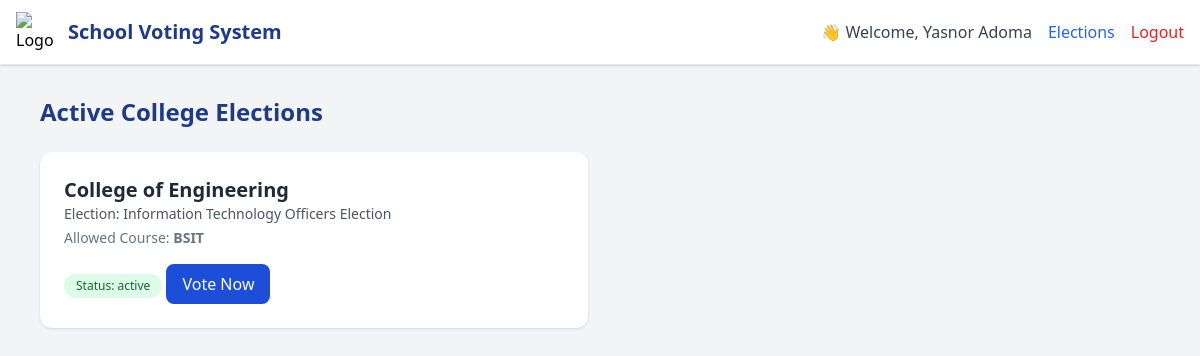
/colleges.php (signed in), run on the app's committed database.
### tables this page shows
CREATE TABLE `elections` (
  `id` int(11) NOT NULL,
  `college_id` int(11) DEFAULT NULL,
  `title` varchar(150) DEFAULT NULL,
  `status` enum('active','closed') DEFAULT 'active',
  `start_date` date DEFAULT NULL,
  `end_date` date DEFAULT NULL,
  `course` varchar(50) NOT NULL DEFAULT '',
  `created_at` datetime DEFAULT current_timestamp(),
  `description` text DEFAULT NULL
);

CREATE TABLE `colleges` (
  `id` int(11) NOT NULL,
  `name` varchar(100) NOT NULL
);

### colleges.php (the view, shortened to what this page needs)
<?php
$studentName =    $_SESSION['student_name'];
$conn = new mysqli("localhost", "root", "", "voting_system");
$sql = "SELECT elections.*, colleges.name AS college_name
        FROM elections
        JOIN colleges ON elections.college_id = colleges.id
        WHERE elections.status = 'active'";
$result = $conn->query($sql);
?>
<!DOCTYPE html>
<html lang="en">
<head>
  <script src="https://cdn.tailwindcss.com"></script>
</head>
<body class="bg-gray-100 font-sans">
<header class="bg-white border-b shadow fixed top-0 left-0 w-full z-50">
  <div class="max-w-7xl mx-auto px-4 h-16 flex justify-between items-center">
    <div class="flex items-center space-x-3">
      <img src="https://cdn-icons-png.flaticon.com/512/201/201818.png" class="w-10 h-10" alt="Logo">
      <h1 class="text-xl font-bold text-blue-900">School Voting System</h1>
    </div>
    <div class="flex items-center space-x-4">
      <span class="text-gray-700 font-medium">👋 Welcome, <?= htmlspecialchars($studentName) ?></span>
          <a href="colleges.php" class="text-blue-600 hover:underline">Elections</a>
      <a href="student_logout.php" class="text-red-600 hover:underline">Logout</a>
    </div>
  </div>
</header>
  <section class="max-w-6xl mx-auto pt-24 pb-12 px-4">
    <h2 class="text-2xl font-bold text-blue-900 mb-6">Active College Elections</h2>
    <div class="grid md:grid-cols-2 gap-6">
      <?php if ($result && $result->num_rows > 0): ?>
        <?php while($row = $result->fetch_assoc()): ?>
          <div class="bg-white rounded-xl shadow p-6">
            <h3 class="text-xl font-semibold text-gray-800"><?= htmlspecialchars($row['college_name']) ?></h3>
            <p class="text-sm text-gray-600">Election: <span class="font-medium"><?= htmlspecialchars($row['title']) ?></span></p>
            <p class="text-sm text-gray-500 mt-1">Allowed Course: <strong><?= htmlspecialchars($row['course'] ?? 'N/A') ?></strong></p>
            <span class="inline-block mt-2 px-3 py-1 text-xs bg-green-100 text-green-800 rounded-full">
              Status: <?= htmlspecialchars($row['status']) ?>
            </span>
            <button
              class="mt-4 bg-blue-700 hover:bg-blue-800 text-white px-4 py-2 rounded-lg"
              onclick="checkCourseAndRedirect('<?= trim(strtoupper($row['course'])) ?>', <?= $row['id'] ?>)">
              Vote Now
            </button>
          </div>
        <?php endwhile; ?>
      <?php else: ?>
        <p class="text-gray-600">No active elections at the moment.</p>
      <?php endif; ?>
    </div>
  </section>
</body>
</html>

### data on the page
elections: college.name "College of Engineering", title "Information Technology Officers Election", course "BSIT", status "active"

### other printed values
$studentName "Yasnor Adoma"
